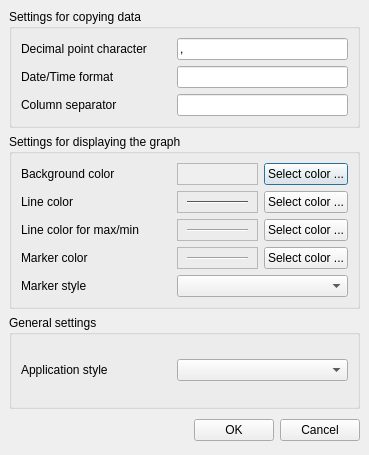
<ui version="4.0" >
 <author>Christian Schiefer</author>
 <comment></comment>
 <exportmacro></exportmacro>
 <class>DialogOptions</class>
 <widget class="QDialog" name="DialogOptions" >
  <property name="geometry" >
   <rect>
    <x>0</x>
    <y>0</y>
    <width>369</width>
    <height>455</height>
   </rect>
  </property>
  <property name="windowTitle" >
   <string>xEsoView - Options</string>
  </property>
  <property name="windowIcon" >
   <iconset resource="../xEsoView.qrc" >:/images/xEsoViewIconBig.png</iconset>
  </property>
  <property name="modal" >
   <bool>true</bool>
  </property>
  <layout class="QGridLayout" >
   <property name="margin" >
    <number>9</number>
   </property>
   <property name="spacing" >
    <number>6</number>
   </property>
   <item row="0" column="0" >
    <widget class="QGroupBox" name="groupBoxCopyDataFormat" >
     <property name="acceptDrops" >
      <bool>false</bool>
     </property>
     <property name="title" >
      <string>Settings for copying data</string>
     </property>
     <layout class="QGridLayout" >
      <property name="margin" >
       <number>9</number>
      </property>
      <property name="spacing" >
       <number>6</number>
      </property>
      <item row="0" column="0" >
       <layout class="QVBoxLayout" >
        <property name="margin" >
         <number>0</number>
        </property>
        <property name="spacing" >
         <number>6</number>
        </property>
        <item>
         <layout class="QHBoxLayout" >
          <property name="margin" >
           <number>0</number>
          </property>
          <property name="spacing" >
           <number>6</number>
          </property>
          <item>
           <widget class="QLabel" name="labelDecimalPoint" >
            <property name="minimumSize" >
             <size>
              <width>150</width>
              <height>0</height>
             </size>
            </property>
            <property name="text" >
             <string>Decimal point character</string>
            </property>
            <property name="buddy" >
             <cstring>lineEditDecimalPoint</cstring>
            </property>
           </widget>
          </item>
          <item>
           <widget class="QLineEdit" name="lineEditDecimalPoint" >
            <property name="enabled" >
             <bool>true</bool>
            </property>
            <property name="toolTip" >
             <string>Set decimal point character</string>
            </property>
            <property name="text" >
             <string>,</string>
            </property>
           </widget>
          </item>
         </layout>
        </item>
        <item>
         <layout class="QHBoxLayout" >
          <property name="margin" >
           <number>0</number>
          </property>
          <property name="spacing" >
           <number>6</number>
          </property>
          <item>
           <widget class="QLabel" name="labelDateFormat" >
            <property name="minimumSize" >
             <size>
              <width>150</width>
              <height>0</height>
             </size>
            </property>
            <property name="text" >
             <string>Date/Time format</string>
            </property>
            <property name="buddy" >
             <cstring>lineEditDateFormat</cstring>
            </property>
           </widget>
          </item>
          <item>
           <widget class="QLineEdit" name="lineEditDateFormat" >
            <property name="enabled" >
             <bool>true</bool>
            </property>
            <property name="toolTip" >
             <string>Set the time format string e.g. "yyyy-MM-dd hh:mm"</string>
            </property>
           </widget>
          </item>
         </layout>
        </item>
        <item>
         <layout class="QHBoxLayout" >
          <property name="margin" >
           <number>0</number>
          </property>
          <property name="spacing" >
           <number>6</number>
          </property>
          <item>
           <widget class="QLabel" name="labelColumSep" >
            <property name="minimumSize" >
             <size>
              <width>150</width>
              <height>0</height>
             </size>
            </property>
            <property name="text" >
             <string>Column separator</string>
            </property>
            <property name="buddy" >
             <cstring>lineEditColumnSep</cstring>
            </property>
           </widget>
          </item>
          <item>
           <widget class="QLineEdit" name="lineEditColumnSep" >
            <property name="toolTip" >
             <string>Set column separator</string>
            </property>
           </widget>
          </item>
         </layout>
        </item>
       </layout>
      </item>
     </layout>
    </widget>
   </item>
   <item row="1" column="0" >
    <widget class="QGroupBox" name="groupBoxDisplayGraph" >
     <property name="sizePolicy" >
      <sizepolicy>
       <hsizetype>7</hsizetype>
       <vsizetype>5</vsizetype>
       <horstretch>0</horstretch>
       <verstretch>0</verstretch>
      </sizepolicy>
     </property>
     <property name="title" >
      <string>Settings for displaying the graph</string>
     </property>
     <layout class="QGridLayout" >
      <property name="margin" >
       <number>9</number>
      </property>
      <property name="spacing" >
       <number>6</number>
      </property>
      <item row="0" column="0" >
       <layout class="QHBoxLayout" >
        <property name="margin" >
         <number>0</number>
        </property>
        <property name="spacing" >
         <number>6</number>
        </property>
        <item>
         <widget class="QLabel" name="label" >
          <property name="minimumSize" >
           <size>
            <width>150</width>
            <height>0</height>
           </size>
          </property>
          <property name="maximumSize" >
           <size>
            <width>120</width>
            <height>16777215</height>
           </size>
          </property>
          <property name="text" >
           <string>Background color</string>
          </property>
          <property name="buddy" >
           <cstring>pushButtonColorBackground</cstring>
          </property>
         </widget>
        </item>
        <item>
         <widget class="QFrame" name="frame_BackgroundColor" >
          <property name="sizePolicy" >
           <sizepolicy>
            <hsizetype>7</hsizetype>
            <vsizetype>5</vsizetype>
            <horstretch>0</horstretch>
            <verstretch>0</verstretch>
           </sizepolicy>
          </property>
          <property name="palette" >
           <palette>
            <active>
             <color>
              <red>0</red>
              <green>0</green>
              <blue>0</blue>
             </color>
             <color>
              <red>221</red>
              <green>223</green>
              <blue>228</blue>
             </color>
             <color>
              <red>255</red>
              <green>255</green>
              <blue>255</blue>
             </color>
             <color>
              <red>255</red>
              <green>255</green>
              <blue>255</blue>
             </color>
             <color>
              <red>85</red>
              <green>85</green>
              <blue>85</blue>
             </color>
             <color>
              <red>199</red>
              <green>199</green>
              <blue>199</blue>
             </color>
             <color>
              <red>0</red>
              <green>0</green>
              <blue>0</blue>
             </color>
             <color>
              <red>255</red>
              <green>255</green>
              <blue>255</blue>
             </color>
             <color>
              <red>0</red>
              <green>0</green>
              <blue>0</blue>
             </color>
             <color>
              <red>255</red>
              <green>255</green>
              <blue>255</blue>
             </color>
             <color>
              <red>239</red>
              <green>239</green>
              <blue>239</blue>
             </color>
             <color>
              <red>0</red>
              <green>0</green>
              <blue>0</blue>
             </color>
             <color>
              <red>103</red>
              <green>141</green>
              <blue>178</blue>
             </color>
             <color>
              <red>255</red>
              <green>255</green>
              <blue>255</blue>
             </color>
             <color>
              <red>0</red>
              <green>0</green>
              <blue>238</blue>
             </color>
             <color>
              <red>82</red>
              <green>24</green>
              <blue>139</blue>
             </color>
             <color>
              <red>232</red>
              <green>232</green>
              <blue>232</blue>
             </color>
            </active>
            <inactive>
             <color>
              <red>0</red>
              <green>0</green>
              <blue>0</blue>
             </color>
             <color>
              <red>221</red>
              <green>223</green>
              <blue>228</blue>
             </color>
             <color>
              <red>255</red>
              <green>255</green>
              <blue>255</blue>
             </color>
             <color>
              <red>255</red>
              <green>255</green>
              <blue>255</blue>
             </color>
             <color>
              <red>85</red>
              <green>85</green>
              <blue>85</blue>
             </color>
             <color>
              <red>199</red>
              <green>199</green>
              <blue>199</blue>
             </color>
             <color>
              <red>0</red>
              <green>0</green>
              <blue>0</blue>
             </color>
             <color>
              <red>255</red>
              <green>255</green>
              <blue>255</blue>
             </color>
             <color>
              <red>0</red>
              <green>0</green>
              <blue>0</blue>
             </color>
             <color>
              <red>255</red>
              <green>255</green>
              <blue>255</blue>
             </color>
             <color>
              <red>239</red>
              <green>239</green>
              <blue>239</blue>
             </color>
             <color>
              <red>0</red>
              <green>0</green>
              <blue>0</blue>
             </color>
             <color>
              <red>103</red>
              <green>141</green>
              <blue>178</blue>
             </color>
             <color>
              <red>255</red>
              <green>255</green>
              <blue>255</blue>
             </color>
             <color>
              <red>0</red>
              <green>0</green>
              <blue>238</blue>
             </color>
             <color>
              <red>82</red>
              <green>24</green>
              <blue>139</blue>
             </color>
             <color>
              <red>232</red>
              <green>232</green>
              <blue>232</blue>
             </color>
            </inactive>
            <disabled>
             <color>
              <red>128</red>
              <green>128</green>
              <blue>128</blue>
             </color>
             <color>
              <red>221</red>
              <green>223</green>
              <blue>228</blue>
             </color>
             <color>
              <red>255</red>
              <green>255</green>
              <blue>255</blue>
             </color>
             <color>
              <red>255</red>
              <green>255</green>
              <blue>255</blue>
             </color>
             <color>
              <red>85</red>
              <green>85</green>
              <blue>85</blue>
             </color>
             <color>
              <red>199</red>
              <green>199</green>
              <blue>199</blue>
             </color>
             <color>
              <red>199</red>
              <green>199</green>
              <blue>199</blue>
             </color>
             <color>
              <red>255</red>
              <green>255</green>
              <blue>255</blue>
             </color>
             <color>
              <red>128</red>
              <green>128</green>
              <blue>128</blue>
             </color>
             <color>
              <red>239</red>
              <green>239</green>
              <blue>239</blue>
             </color>
             <color>
              <red>239</red>
              <green>239</green>
              <blue>239</blue>
             </color>
             <color>
              <red>0</red>
              <green>0</green>
              <blue>0</blue>
             </color>
             <color>
              <red>86</red>
              <green>117</green>
              <blue>148</blue>
             </color>
             <color>
              <red>255</red>
              <green>255</green>
              <blue>255</blue>
             </color>
             <color>
              <red>0</red>
              <green>0</green>
              <blue>238</blue>
             </color>
             <color>
              <red>82</red>
              <green>24</green>
              <blue>139</blue>
             </color>
             <color>
              <red>232</red>
              <green>232</green>
              <blue>232</blue>
             </color>
            </disabled>
           </palette>
          </property>
          <property name="autoFillBackground" >
           <bool>true</bool>
          </property>
          <property name="frameShape" >
           <enum>QFrame::StyledPanel</enum>
          </property>
          <property name="frameShadow" >
           <enum>QFrame::Raised</enum>
          </property>
         </widget>
        </item>
        <item>
         <widget class="QPushButton" name="pushButtonColorBackground" >
          <property name="sizePolicy" >
           <sizepolicy>
            <hsizetype>1</hsizetype>
            <vsizetype>0</vsizetype>
            <horstretch>0</horstretch>
            <verstretch>0</verstretch>
           </sizepolicy>
          </property>
          <property name="minimumSize" >
           <size>
            <width>80</width>
            <height>0</height>
           </size>
          </property>
          <property name="text" >
           <string>Select color ...</string>
          </property>
         </widget>
        </item>
       </layout>
      </item>
      <item row="1" column="0" >
       <layout class="QHBoxLayout" >
        <property name="margin" >
         <number>0</number>
        </property>
        <property name="spacing" >
         <number>6</number>
        </property>
        <item>
         <widget class="QLabel" name="labelLineColor" >
          <property name="minimumSize" >
           <size>
            <width>150</width>
            <height>0</height>
           </size>
          </property>
          <property name="text" >
           <string>Line color</string>
          </property>
          <property name="buddy" >
           <cstring>pushButtonLineColor</cstring>
          </property>
         </widget>
        </item>
        <item>
         <widget class="QFrame" name="frameLine" >
          <property name="sizePolicy" >
           <sizepolicy>
            <hsizetype>7</hsizetype>
            <vsizetype>5</vsizetype>
            <horstretch>0</horstretch>
            <verstretch>0</verstretch>
           </sizepolicy>
          </property>
          <property name="minimumSize" >
           <size>
            <width>40</width>
            <height>16</height>
           </size>
          </property>
          <property name="palette" >
           <palette>
            <active>
             <color>
              <red>0</red>
              <green>0</green>
              <blue>0</blue>
             </color>
             <color>
              <red>221</red>
              <green>223</green>
              <blue>228</blue>
             </color>
             <color>
              <red>255</red>
              <green>255</green>
              <blue>255</blue>
             </color>
             <color>
              <red>255</red>
              <green>255</green>
              <blue>255</blue>
             </color>
             <color>
              <red>85</red>
              <green>85</green>
              <blue>85</blue>
             </color>
             <color>
              <red>199</red>
              <green>199</green>
              <blue>199</blue>
             </color>
             <color>
              <red>0</red>
              <green>0</green>
              <blue>0</blue>
             </color>
             <color>
              <red>255</red>
              <green>255</green>
              <blue>255</blue>
             </color>
             <color>
              <red>0</red>
              <green>0</green>
              <blue>0</blue>
             </color>
             <color>
              <red>255</red>
              <green>255</green>
              <blue>255</blue>
             </color>
             <color>
              <red>239</red>
              <green>239</green>
              <blue>239</blue>
             </color>
             <color>
              <red>0</red>
              <green>0</green>
              <blue>0</blue>
             </color>
             <color>
              <red>103</red>
              <green>141</green>
              <blue>178</blue>
             </color>
             <color>
              <red>255</red>
              <green>255</green>
              <blue>255</blue>
             </color>
             <color>
              <red>0</red>
              <green>0</green>
              <blue>238</blue>
             </color>
             <color>
              <red>82</red>
              <green>24</green>
              <blue>139</blue>
             </color>
             <color>
              <red>232</red>
              <green>232</green>
              <blue>232</blue>
             </color>
            </active>
            <inactive>
             <color>
              <red>0</red>
              <green>0</green>
              <blue>0</blue>
             </color>
             <color>
              <red>221</red>
              <green>223</green>
              <blue>228</blue>
             </color>
             <color>
              <red>255</red>
              <green>255</green>
              <blue>255</blue>
             </color>
             <color>
              <red>255</red>
              <green>255</green>
              <blue>255</blue>
             </color>
             <color>
              <red>85</red>
              <green>85</green>
              <blue>85</blue>
             </color>
             <color>
              <red>199</red>
              <green>199</green>
              <blue>199</blue>
             </color>
             <color>
              <red>0</red>
              <green>0</green>
              <blue>0</blue>
             </color>
             <color>
              <red>255</red>
              <green>255</green>
              <blue>255</blue>
             </color>
             <color>
              <red>0</red>
              <green>0</green>
              <blue>0</blue>
             </color>
             <color>
              <red>255</red>
              <green>255</green>
              <blue>255</blue>
             </color>
             <color>
              <red>239</red>
              <green>239</green>
              <blue>239</blue>
             </color>
             <color>
              <red>0</red>
              <green>0</green>
              <blue>0</blue>
             </color>
             <color>
              <red>103</red>
              <green>141</green>
              <blue>178</blue>
             </color>
             <color>
              <red>255</red>
              <green>255</green>
              <blue>255</blue>
             </color>
             <color>
              <red>0</red>
              <green>0</green>
              <blue>238</blue>
             </color>
             <color>
              <red>82</red>
              <green>24</green>
              <blue>139</blue>
             </color>
             <color>
              <red>232</red>
              <green>232</green>
              <blue>232</blue>
             </color>
            </inactive>
            <disabled>
             <color>
              <red>128</red>
              <green>128</green>
              <blue>128</blue>
             </color>
             <color>
              <red>221</red>
              <green>223</green>
              <blue>228</blue>
             </color>
             <color>
              <red>255</red>
              <green>255</green>
              <blue>255</blue>
             </color>
             <color>
              <red>255</red>
              <green>255</green>
              <blue>255</blue>
             </color>
             <color>
              <red>85</red>
              <green>85</green>
              <blue>85</blue>
             </color>
             <color>
              <red>199</red>
              <green>199</green>
              <blue>199</blue>
             </color>
             <color>
              <red>199</red>
              <green>199</green>
              <blue>199</blue>
             </color>
             <color>
              <red>255</red>
              <green>255</green>
              <blue>255</blue>
             </color>
             <color>
              <red>128</red>
              <green>128</green>
              <blue>128</blue>
             </color>
             <color>
              <red>239</red>
              <green>239</green>
              <blue>239</blue>
             </color>
             <color>
              <red>239</red>
              <green>239</green>
              <blue>239</blue>
             </color>
             <color>
              <red>0</red>
              <green>0</green>
              <blue>0</blue>
             </color>
             <color>
              <red>86</red>
              <green>117</green>
              <blue>148</blue>
             </color>
             <color>
              <red>255</red>
              <green>255</green>
              <blue>255</blue>
             </color>
             <color>
              <red>0</red>
              <green>0</green>
              <blue>238</blue>
             </color>
             <color>
              <red>82</red>
              <green>24</green>
              <blue>139</blue>
             </color>
             <color>
              <red>232</red>
              <green>232</green>
              <blue>232</blue>
             </color>
            </disabled>
           </palette>
          </property>
          <property name="frameShape" >
           <enum>QFrame::StyledPanel</enum>
          </property>
          <property name="frameShadow" >
           <enum>QFrame::Raised</enum>
          </property>
          <layout class="QGridLayout" >
           <property name="margin" >
            <number>9</number>
           </property>
           <property name="spacing" >
            <number>6</number>
           </property>
           <item row="0" column="0" >
            <widget class="Line" name="lineColor" >
             <property name="orientation" >
              <enum>Qt::Horizontal</enum>
             </property>
            </widget>
           </item>
          </layout>
         </widget>
        </item>
        <item>
         <widget class="QPushButton" name="pushButtonLineColor" >
          <property name="sizePolicy" >
           <sizepolicy>
            <hsizetype>1</hsizetype>
            <vsizetype>0</vsizetype>
            <horstretch>0</horstretch>
            <verstretch>0</verstretch>
           </sizepolicy>
          </property>
          <property name="minimumSize" >
           <size>
            <width>80</width>
            <height>0</height>
           </size>
          </property>
          <property name="text" >
           <string>Select color ...</string>
          </property>
         </widget>
        </item>
       </layout>
      </item>
      <item row="2" column="0" >
       <layout class="QHBoxLayout" >
        <property name="margin" >
         <number>0</number>
        </property>
        <property name="spacing" >
         <number>6</number>
        </property>
        <item>
         <widget class="QLabel" name="labelLineColorMaxMin" >
          <property name="minimumSize" >
           <size>
            <width>150</width>
            <height>0</height>
           </size>
          </property>
          <property name="text" >
           <string>Line color for max/min</string>
          </property>
          <property name="buddy" >
           <cstring>pushButtonLineColorMaxMin</cstring>
          </property>
         </widget>
        </item>
        <item>
         <widget class="QFrame" name="frameLineMaxMin" >
          <property name="sizePolicy" >
           <sizepolicy>
            <hsizetype>7</hsizetype>
            <vsizetype>5</vsizetype>
            <horstretch>0</horstretch>
            <verstretch>0</verstretch>
           </sizepolicy>
          </property>
          <property name="minimumSize" >
           <size>
            <width>40</width>
            <height>16</height>
           </size>
          </property>
          <property name="frameShape" >
           <enum>QFrame::StyledPanel</enum>
          </property>
          <property name="frameShadow" >
           <enum>QFrame::Raised</enum>
          </property>
          <layout class="QGridLayout" >
           <property name="margin" >
            <number>9</number>
           </property>
           <property name="spacing" >
            <number>6</number>
           </property>
           <item row="0" column="0" >
            <widget class="Line" name="lineColorMaxMin" >
             <property name="orientation" >
              <enum>Qt::Horizontal</enum>
             </property>
            </widget>
           </item>
          </layout>
         </widget>
        </item>
        <item>
         <widget class="QPushButton" name="pushButtonLineColorMaxMin" >
          <property name="sizePolicy" >
           <sizepolicy>
            <hsizetype>1</hsizetype>
            <vsizetype>0</vsizetype>
            <horstretch>0</horstretch>
            <verstretch>0</verstretch>
           </sizepolicy>
          </property>
          <property name="minimumSize" >
           <size>
            <width>80</width>
            <height>0</height>
           </size>
          </property>
          <property name="text" >
           <string>Select color ...</string>
          </property>
         </widget>
        </item>
       </layout>
      </item>
      <item row="3" column="0" >
       <layout class="QHBoxLayout" >
        <property name="margin" >
         <number>0</number>
        </property>
        <property name="spacing" >
         <number>6</number>
        </property>
        <item>
         <widget class="QLabel" name="labelColorMarker" >
          <property name="minimumSize" >
           <size>
            <width>150</width>
            <height>0</height>
           </size>
          </property>
          <property name="text" >
           <string>Marker color</string>
          </property>
          <property name="buddy" >
           <cstring>pushButtonColorMarker</cstring>
          </property>
         </widget>
        </item>
        <item>
         <widget class="QFrame" name="frameMarker" >
          <property name="sizePolicy" >
           <sizepolicy>
            <hsizetype>7</hsizetype>
            <vsizetype>5</vsizetype>
            <horstretch>0</horstretch>
            <verstretch>0</verstretch>
           </sizepolicy>
          </property>
          <property name="minimumSize" >
           <size>
            <width>40</width>
            <height>16</height>
           </size>
          </property>
          <property name="frameShape" >
           <enum>QFrame::StyledPanel</enum>
          </property>
          <property name="frameShadow" >
           <enum>QFrame::Raised</enum>
          </property>
          <layout class="QGridLayout" >
           <property name="margin" >
            <number>9</number>
           </property>
           <property name="spacing" >
            <number>6</number>
           </property>
           <item row="0" column="0" >
            <widget class="Line" name="lineColorMarker" >
             <property name="orientation" >
              <enum>Qt::Horizontal</enum>
             </property>
            </widget>
           </item>
          </layout>
         </widget>
        </item>
        <item>
         <widget class="QPushButton" name="pushButtonColorMarker" >
          <property name="sizePolicy" >
           <sizepolicy>
            <hsizetype>1</hsizetype>
            <vsizetype>0</vsizetype>
            <horstretch>0</horstretch>
            <verstretch>0</verstretch>
           </sizepolicy>
          </property>
          <property name="minimumSize" >
           <size>
            <width>80</width>
            <height>0</height>
           </size>
          </property>
          <property name="text" >
           <string>Select color ...</string>
          </property>
         </widget>
        </item>
       </layout>
      </item>
      <item row="4" column="0" >
       <layout class="QHBoxLayout" >
        <property name="margin" >
         <number>0</number>
        </property>
        <property name="spacing" >
         <number>6</number>
        </property>
        <item>
         <widget class="QLabel" name="labelMarkerStyle" >
          <property name="minimumSize" >
           <size>
            <width>150</width>
            <height>0</height>
           </size>
          </property>
          <property name="text" >
           <string>Marker style</string>
          </property>
         </widget>
        </item>
        <item>
         <widget class="QComboBox" name="comboBoxMarkerStyle" >
          <property name="sizePolicy" >
           <sizepolicy>
            <hsizetype>7</hsizetype>
            <vsizetype>0</vsizetype>
            <horstretch>0</horstretch>
            <verstretch>0</verstretch>
           </sizepolicy>
          </property>
         </widget>
        </item>
       </layout>
      </item>
     </layout>
    </widget>
   </item>
   <item row="3" column="0" >
    <layout class="QHBoxLayout" >
     <property name="margin" >
      <number>0</number>
     </property>
     <property name="spacing" >
      <number>6</number>
     </property>
     <item>
      <spacer>
       <property name="orientation" >
        <enum>Qt::Horizontal</enum>
       </property>
       <property name="sizeHint" >
        <size>
         <width>131</width>
         <height>31</height>
        </size>
       </property>
      </spacer>
     </item>
     <item>
      <widget class="QPushButton" name="okButton" >
       <property name="text" >
        <string>OK</string>
       </property>
      </widget>
     </item>
     <item>
      <widget class="QPushButton" name="cancelButton" >
       <property name="text" >
        <string>Cancel</string>
       </property>
      </widget>
     </item>
    </layout>
   </item>
   <item row="2" column="0" >
    <widget class="QGroupBox" name="groupBoxGeneral" >
     <property name="title" >
      <string>General settings</string>
     </property>
     <property name="alignment" >
      <set>Qt::AlignLeading</set>
     </property>
     <layout class="QVBoxLayout" >
      <property name="margin" >
       <number>9</number>
      </property>
      <property name="spacing" >
       <number>6</number>
      </property>
      <item>
       <layout class="QHBoxLayout" >
        <property name="margin" >
         <number>0</number>
        </property>
        <property name="spacing" >
         <number>6</number>
        </property>
        <item>
         <widget class="QLabel" name="labelAppStyle" >
          <property name="minimumSize" >
           <size>
            <width>150</width>
            <height>0</height>
           </size>
          </property>
          <property name="text" >
           <string>Application style</string>
          </property>
          <property name="buddy" >
           <cstring>comboBoxAppStyle</cstring>
          </property>
         </widget>
        </item>
        <item>
         <widget class="QComboBox" name="comboBoxAppStyle" >
          <property name="sizePolicy" >
           <sizepolicy>
            <hsizetype>7</hsizetype>
            <vsizetype>0</vsizetype>
            <horstretch>0</horstretch>
            <verstretch>0</verstretch>
           </sizepolicy>
          </property>
          <property name="toolTip" >
           <string>The changes become effective after restarting the application.</string>
          </property>
          <property name="statusTip" >
           <string/>
          </property>
         </widget>
        </item>
       </layout>
      </item>
     </layout>
    </widget>
   </item>
  </layout>
 </widget>
 <pixmapfunction></pixmapfunction>
 <tabstops>
  <tabstop>lineEditDecimalPoint</tabstop>
  <tabstop>lineEditDateFormat</tabstop>
  <tabstop>lineEditColumnSep</tabstop>
  <tabstop>pushButtonColorBackground</tabstop>
  <tabstop>pushButtonLineColor</tabstop>
  <tabstop>pushButtonLineColorMaxMin</tabstop>
  <tabstop>pushButtonColorMarker</tabstop>
  <tabstop>comboBoxMarkerStyle</tabstop>
  <tabstop>comboBoxAppStyle</tabstop>
  <tabstop>okButton</tabstop>
  <tabstop>cancelButton</tabstop>
 </tabstops>
 <resources>
  <include location="xEsoView.qrc" />
  <include location="../xEsoView.qrc" />
 </resources>
 <connections>
  <connection>
   <sender>okButton</sender>
   <signal>clicked()</signal>
   <receiver>DialogOptions</receiver>
   <slot>accept()</slot>
   <hints>
    <hint type="sourcelabel" >
     <x>267</x>
     <y>442</y>
    </hint>
    <hint type="destinationlabel" >
     <x>96</x>
     <y>254</y>
    </hint>
   </hints>
  </connection>
  <connection>
   <sender>cancelButton</sender>
   <signal>clicked()</signal>
   <receiver>DialogOptions</receiver>
   <slot>reject()</slot>
   <hints>
    <hint type="sourcelabel" >
     <x>358</x>
     <y>442</y>
    </hint>
    <hint type="destinationlabel" >
     <x>179</x>
     <y>282</y>
    </hint>
   </hints>
  </connection>
 </connections>
</ui>
